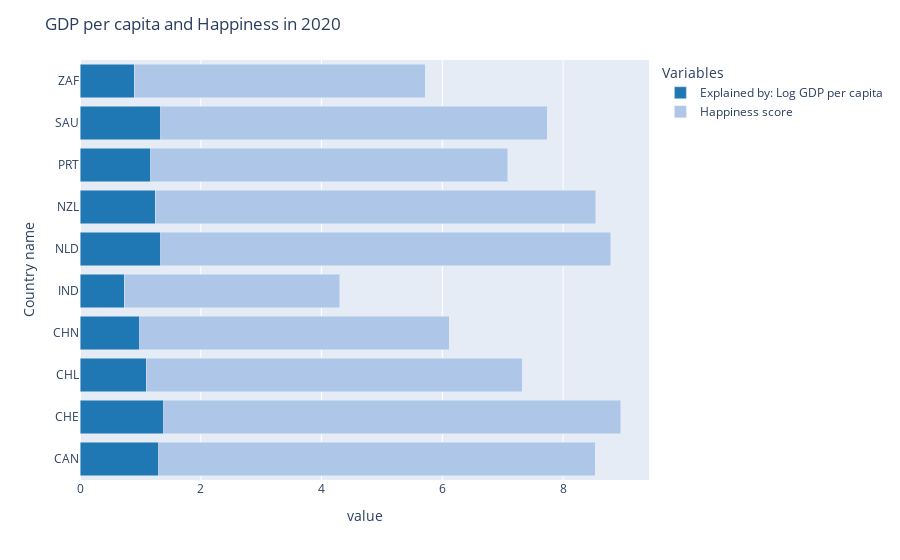

Write notebook code for a chart like this one.
### Markdown cell above
### GDP per Capita and Happiness:
We will explore the correlation between GDP per capita and happiness scores. 

We will argue that countries with higher GDP per capita may have better economic opportunities, access to resources, and quality of life, which could positively impact happiness levels.

### Code cell
df = pd.read_csv('happiness_2020-def.csv')

# sort by country
df = df.sort_values('Country name')

# create stacked bar chart
fig = px.bar(df, x=['Explained by: Log GDP per capita', 'Happiness score'], y='Country name', orientation='h', 
barmode='stack', color_discrete_map={'Explained by: Log GDP per capita': '#1F77B4', 'Happiness score': '#AEC7E8'})

#edit chart
fig.update_layout(title='GDP per capita and Happiness in 2020')
fig.update_layout(legend=dict(title='Variables'))

fig.show()

### Figure 1 — Plotly figure (JSON) as saved in the notebook; plotly's stock layout.template omitted (floating-point values rounded to 4 significant figures)
{"data": [{"alignmentgroup": "True", "hovertemplate": "variable=Explained by: Log GDP per capita<br>value=%{x}<br>Country name=%{y}<extra></extra>", "legendgroup": "Explained by: Log GDP per capita", "marker": {"color": "#1F77B4", "pattern": {"shape": ""}}, "name": "Explained by: Log GDP per capita", "offsetgroup": "Explained by: Log GDP per capita", "orientation": "h", "showlegend": true, "textposition": "auto", "type": "bar", "x": [1.302, 1.391, 1.097, 0.9905, 0.7306, 1.339, 1.242, 1.169, 1.334, 0.9021], "xaxis": "x", "y": ["CAN", "CHE", "CHL", "CHN", "IND", "NLD", "NZL", "PRT", "SAU", "ZAF"], "yaxis": "y"}, {"alignmentgroup": "True", "hovertemplate": "variable=Happiness score<br>value=%{x}<br>Country name=%{y}<extra></extra>", "legendgroup": "Happiness score", "marker": {"color": "#AEC7E8", "pattern": {"shape": ""}}, "name": "Happiness score", "offsetgroup": "Happiness score", "orientation": "h", "showlegend": true, "textposition": "auto", "type": "bar", "x": [7.232, 7.56, 6.228, 5.124, 3.573, 7.449, 7.3, 5.911, 6.406, 4.814], "xaxis": "x", "y": ["CAN", "CHE", "CHL", "CHN", "IND", "NLD", "NZL", "PRT", "SAU", "ZAF"], "yaxis": "y"}], "layout": {"barmode": "stack", "legend": {"title": {"text": "Variables"}, "tracegroupgap": 0}, "margin": {"t": 60}, "title": {"text": "GDP per capita and Happiness in 2020"}, "xaxis": {"anchor": "y", "domain": [0, 1], "title": {"text": "value"}}, "yaxis": {"anchor": "x", "domain": [0, 1], "title": {"text": "Country name"}}}}
